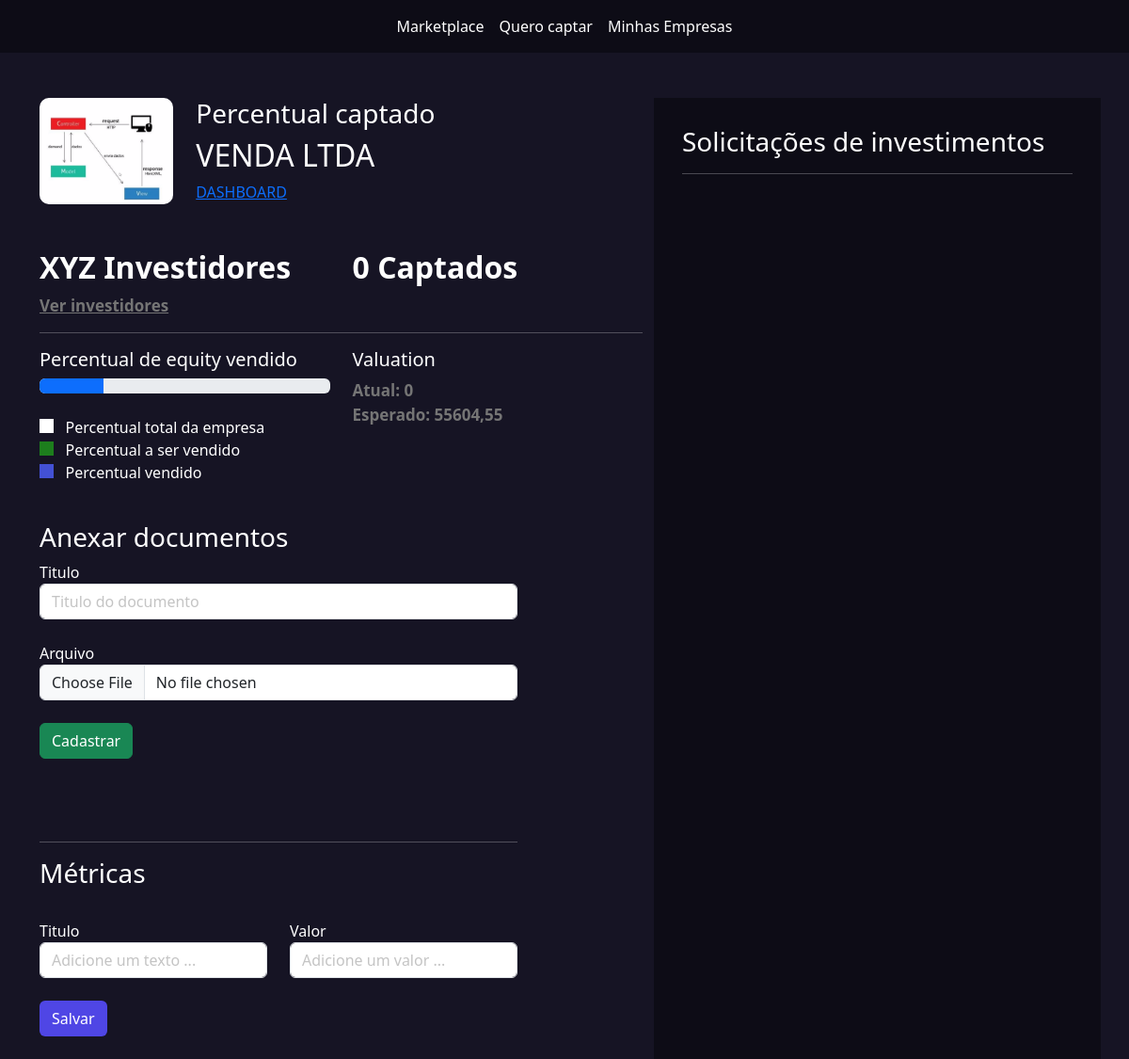
Page /empresarios/empresas/2/ (signed in) on the earlier database version.
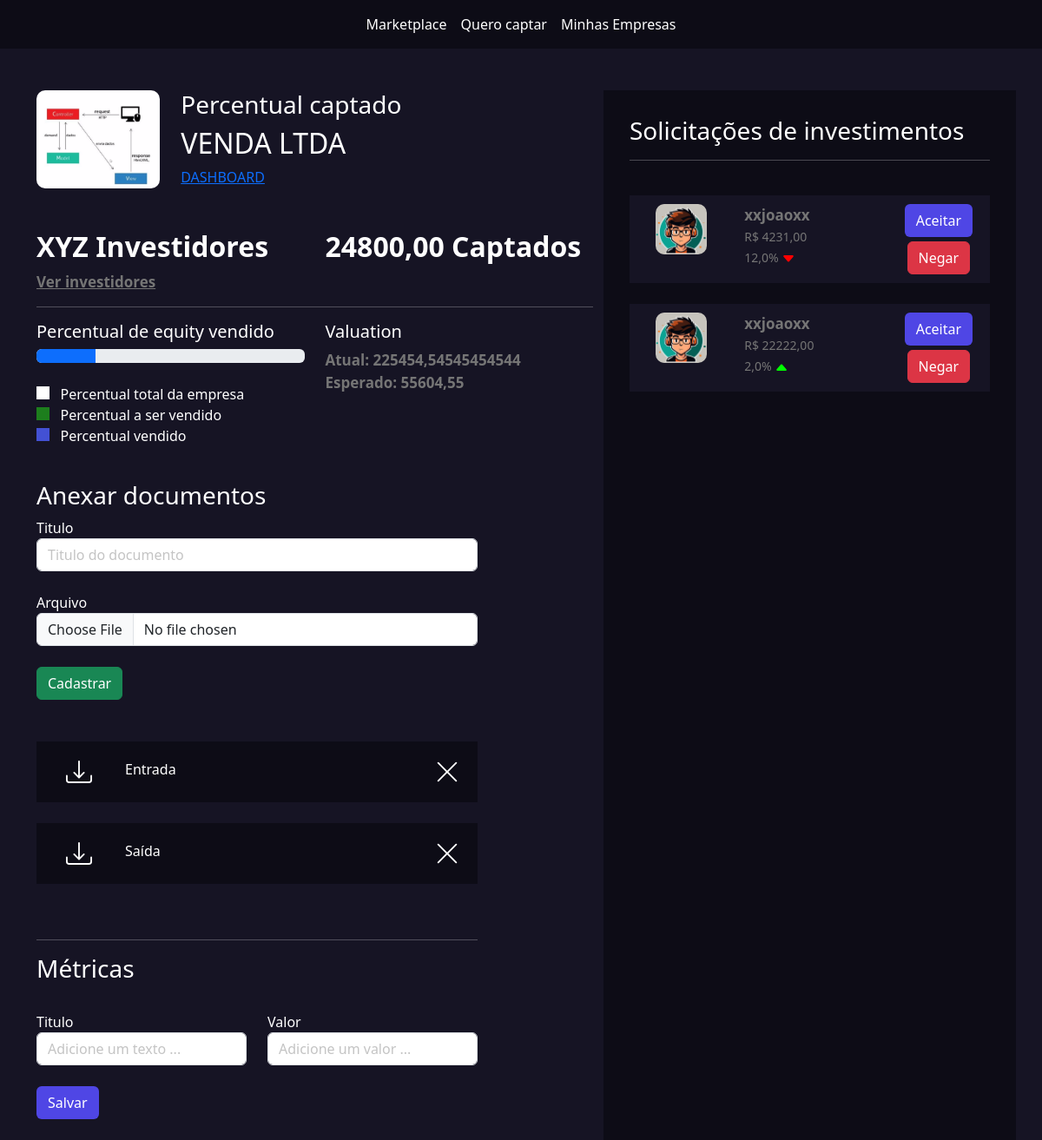
Same page on the later database version.
### empresarios/models.py (models this page shows, shortened)
class Empresa(models.Model):
    tempo_existencia_choices = (
        ('-6', 'Menos de 6 meses'),
        ('+6', 'Mais de 6 meses'),
        ('+1', 'Mais de 1 ano'),
        ('+5', 'Mais de 5 anos')
    )
    estagio_choices = (
        ('I', 'Tenho apenas uma idea'),
        ('MVP', 'Possuo um MVP'),
        ('MVPP', 'Possuo um MVP com clientes pagantes'),
        ('E', 'Empresa pronta para escalar'),
    )
    area_choices = (
        ('ED', 'Ed-tech'),
        ('FT', 'Fintech'),
        ('AT', 'Agrotech'),
    )
    user = models.ForeignKey(User, on_delete=models.DO_NOTHING)
    nome = models.CharField(max_length=50)
    cnpj = models.CharField(max_length=30)
    site = models.URLField()
    tempo_existencia = models.CharField(
        max_length=2, choices=tempo_existencia_choices, default='-6')
    descricao = models.TextField()
    data_final_captacao = models.DateField()
    percentual_equity = models.IntegerField()  # Percentual esperado
    estagio = models.CharField(
        max_length=4, choices=estagio_choices, default='I')
    area = models.CharField(max_length=3, choices=area_choices)
    publico_alvo = models.CharField(max_length=3)
    valor = models.DecimalField(max_digits=9, decimal_places=2)
    pitch = models.FileField(upload_to='pitchs')
    logo = models.FileField(upload_to='logo')
    @property
    def valuation(self):
        return float(f'{(100 * self.valor) / self.percentual_equity: .2f}')

class Documento(models.Model):
    empresa = models.ForeignKey(Empresa, on_delete=models.DO_NOTHING)
    titulo = models.CharField(max_length=50)
    arquivo = models.FileField(upload_to='documentos')

### investidores/models.py (models this page shows, shortened)
class PropostaInvestimento(models.Model):
    status_choices = (
        ('AS', 'Aguardando assinatura'),
        ('PE', 'Proposta enviada'),
        ('PA', 'Proposta aceita'),
        ('PR', 'Proposta recusada')
    )
    valor = models.DecimalField(max_digits=9, decimal_places=2)
    percentual = models.FloatField()
    empresa = models.ForeignKey(Empresa, on_delete=models.DO_NOTHING)
    investidor = models.ForeignKey(User, on_delete=models.DO_NOTHING)
    status = models.CharField(
        max_length=2, choices=status_choices, default='AS')
    selfie = models.FileField(upload_to='selfie', null=True, blank=True)
    rg = models.FileField(upload_to='rg', null=True, blank=True)
    data = models.DateField(auto_now_add=True)
    @property
    def valuation(self):
        return (100 * float(self.valor)) / float(self.percentual)

### empresarios/views.py (the view)
# urls.py: path('empresas/<int:id>/', views.empresa, name='empresa'),
def empresa(request, id: int):
    empresa = Empresa.objects.get(id=id)
    if not empresa.user == request.user:
        messages.add_message(request, constants.ERROR,
                             'Essa empresa não é sua.')
        return redirect(f'/empresarios/listar_empresas')
    if request.method == 'GET':
        documentos = Documento.objects.filter(empresa=empresa)
        percentual_vendido = 0
        for pi in PropostaInvestimento.objects.filter(status='PA'):
            percentual_vendido += pi.percentual
        total_captado = sum(PropostaInvestimento.objects.filter(
            status='PA').values_list('valor', flat=True))
        valuation_atual = (100 * float(total_captado) /
                           float(percentual_vendido)) if percentual_vendido != 0 else 0
        propostas_investimentos_enviadas = PropostaInvestimento.objects.filter(
            empresa=empresa).filter(status='PE')
        return render(request, 'empresa.html', {'empresa': empresa, 'documentos': documentos, 'propostas': propostas_investimentos_enviadas, 'total_captado': total_captado, 'valuation_atual': valuation_atual})
    elif request.method == 'POST':
        pass

### empresarios/templates/empresa.html (shortened to what this page needs)
{% extends "base.html" %}
{% load static %}
{% block 'head' %}
<link rel="stylesheet" href="{% static 'empresarios/css/listar_empresas.css' %}">
<link rel="stylesheet" href="{% static 'empresarios/css/empresa.css' %}">
<link rel="stylesheet" href="{% static 'usuarios/css/usuarios.css' %}">
{% endblock 'head' %}
{% block 'body' %}
    {% include "partials/barra_navegacao.html" %}
    <br><br>
    <div class="container">
        <div class="row">
            <div class="col-md-7">
                <div class="row">
                    <div class="col-md-3">
                        <img src="{{ empresa.logo.url }}" class="foto-empresa" alt="">
                    </div>
                    <div class="col-md">
                        <h3>Percentual captado</h3>
                        <h2>{{ empresa.nome }}</h2>
                        <a href="{% url 'dashboard' id=empresa.id %}" class="">DASHBOARD</a>
                    </div>
                </div>
                <br><br>
                <div class="row">
                    <div class="col-md">
                        <h2 class="titulo2">XYZ Investidores</h2>
                        <a href="#" class="sub-fonte">Ver investidores</a>
                    </div>
                    <div class="col-md">
                        <h2 class="titulo2">{{ total_captado }} Captados</h2>
                    </div>
                </div>
                <hr>
                <div class="row">
                    <div class="col-md">
                        <h5>Percentual de equity vendido</h5>
                        <div class="progress">
                            <div class="progress-bar bg-primary"
                                 style="width: {{ empresa.percentual_equity }}%"></div>
                        </div>
                        <br>
                        <label class="point-white"></label><span>&nbsp&nbsp Percentual total da empresa</span>
                        <br>
                        <label class="point-green"></label><span>&nbsp&nbsp Percentual a ser vendido</span>
                        <br>
                        <label class="point-blue"></label><span>&nbsp&nbsp Percentual vendido</span>
                    </div>
                    <div class="col-md">
                        <h5>Valuation</h5>
                        <span class="sub-fonte">Atual: {{ valuation_atual }}</span>
                        <br>
                        <span class="sub-fonte">Esperado: {{ empresa.valuation }}</span>
                    </div>
                    <div class="documentos">
                        <h3>Anexar documentos</h3>
                        <form action="{% url 'add_doc' empresa.id %}" method="POST" enctype='multipart/form-data'>
                            <label>Titulo</label>
                            <input type="text" name="titulo" class="form-control" placeholder="Titulo do documento">
                            <br>
                            <label>Arquivo</label>
                            <input type="file" name="arquivo" class="form-control">
                            <br>
                            <input type="submit" class="btn btn-success" value="Cadastrar">
                        </form>
                        <br><br>
                            {% for documento in documentos %}
                            <div class="list_documentos">
                                <div class="row">
                                    <div class="col-md-2" style="text-align: center">
                                        <a href="{{ documento.arquivo.url }}">
                                        </a>
                                    </div>
                                    <div class="col-md-6">{{ documento.titulo }}</div>
                                    <div class="col-md-4" style="text-align: right;">
                                        <a href="{% url 'excluir_doc' documento.id %}">
                                        </a>
                                    </div>
                                </div>
                            </div>
                            <br>
                            {% endfor %}
                        <br>
                        <hr>
                        <h3>Métricas</h3>
                        <br>
                        <div class="row">
                            <div class="col-md">
                                <form action="{% url 'add_metrica' id=empresa.id %}" method="POST">{% csrf_token %}
                                <label>Titulo</label>
                                <input type="text" class="form-control" name="titulo" placeholder="Adicione um texto ...">
                            </div>
                            <div class="col-md">
                                <label>Valor</label>
                                <input type="text" class="form-control" name="valor" placeholder="Adicione um valor ...">
                            </div>
                        </div>
                        <br>
                        <input type="submit" value="Salvar" class="btn btn-indigo-normal">
                        <br><br>
                    </div>
                </div>
            </div>
            <div class="col-md-5 dark-color intereses-investimentos">
                <h3>Solicitações de investimentos</h3>
                <hr>
                <br>
                    {% for proposta in propostas %}
                        <div class="bg-color-dark card-investimento">
                            <div class="row">
                                <div class="col-md">
                                    <img src="{% static 'geral\img\foto_perfil.png' %}" class="foto-perfil" alt="">
                                </div>
                                <div class="col-md-5" style="text-align: left">
                                    <span class="sub-fonte">{{ proposta.investidor.username }}</span>
                                    <br>
                                    <span class="sub-fonte2">R$ {{ proposta.valor }}</span>
                                    <br>
                                    <span class="sub-fonte2">{{ proposta.percentual }}%
                                        {% if proposta.valuation >= empresa.valuation %}
                                            <svg xmlns="http://www.w3.org/2000/svg" width="16" height="16" fill="currentColor" class="bi bi-caret-up-fill" style="color: #00ff00;" viewBox="0 0 16 16">
                                                <path d="m7.247 4.86-4.796 5.481c-.566.647-.106 1.659.753 1.659h9.592a1 1 0 0 0 .753-1.659l-4.796-5.48a1 1 0 0 0-1.506 0z"/>
                                            </svg>
                                        {% else %}
                                            <svg xmlns="http://www.w3.org/2000/svg" width="16" height="16" fill="currentColor" style="color: #ff0000;" class="bi bi-caret-down-fill" viewBox="0 0 16 16">
                                                <path d="M7.247 11.14 2.451 5.658C1.885 5.013 2.345 4 3.204 4h9.592a1 1 0 0 1 .753 1.659l-4.796 5.48a1 1 0 0 1-1.506 0z"/>
                                            </svg>
                                        {% endif %}
                                    </span>
                                </div>
                                <div class="col-md">
                                    <a href="{% url 'gerenciar_proposta' id=proposta.id %}?acao=aceitar" class="btn btn-indigo-normal">Aceitar</a>
                                    <br>
                                    <a href="{% url 'gerenciar_proposta' id=proposta.id %}?acao=rejeitar" style="margin-top: 5px;" class="btn btn-danger">Negar</a>
                                </div>
                            </div>
                        </div>
                        <br>
                    {% endfor %}
            </div>
        </div>
    </div>
{% endblock 'body' %}

### templates/base.html (shortened to what this page needs)
{% load static %}
<!doctype html>
<html lang="pt-br">
  <head>
    <link rel="stylesheet" href="{% static 'geral/css/base.css' %}">
    <link href="https://cdn.jsdelivr.net/npm/bootstrap@5.3.3/dist/css/bootstrap.min.css" rel="stylesheet">
    {% block 'head' %}{% endblock 'head' %}
  </head>
  <body>
    {% block 'body' %}{% endblock 'body' %}
  </body>
</html>

### templates/partials/barra_navegacao.html
<nav class="navbar navbar-expand-lg navbar-dark dark-color">
    <div class="container-fluid">
        <div class="collapse navbar-collapse justify-content-center" id="navbarNav">
        <ul class="navbar-nav">
            <li class="nav-item">
	            <a class="nav-link active" aria-current="page" href="{% url 'sugestao' %}">Marketplace</a>
            </li>
            <li class="nav-item">
	            <a class="nav-link active" href="{% url 'cadastrar_empresa' %}">Quero captar</a>
            </li>
            <li class="nav-item">
	            <a class="nav-link active" href="{% url 'listar_empresas' %}">Minhas Empresas</a>
            </li>
        </ul>
        </div>
    </div>
</nav>

### templates/static/geral/css/base.css (style rules this page uses)
:root { --main-color: #161424; --dark-color: #0D0C16; --contrast-color: #4F46E5; }
body { color: white !important; background-color: var(--main-color) !important; }
.bg-color-dark { background-color: var(--main-color); }
.dark-color { background-color: var(--dark-color); color: white !important; }

### templates/static/empresarios/css/empresa.css (style rules this page uses)
.intereses-investimentos { min-height: 80vh; padding: 30px }
.card-investimento { padding: 10px; text-align: center; vertical-align: middle; }
.foto-perfil { width: 60%; border-radius: 10px; }
.foto-empresa { width: 100%; border-radius: 10px; }
.sub-fonte { color:rgb(117, 117, 117); font-size: 17px; font-weight: bold; }
.sub-fonte2 { color:rgb(117, 117, 117); font-size: 14px; }
.titulo2 { font-weight: bold; }
.point-white { width: 15px; height: 15px; background-color: white; }
.point-green { width: 15px; height: 15px; background-color: #1d7e1d; }
.point-blue { width: 15px; height: 15px; background-color: #4351d4; }
.documentos { width: 80%; margin-top: 40px; }
.list_documentos { background-color: var(--dark-color); padding: 20px; }

### templates/static/usuarios/css/usuarios.css (style rules this page uses)
.btn-indigo-normal { background-color: var(--contrast-color); color: white; }

Differences in the rows shown:
added Documento: titulo "Entrada"
added Documento: titulo "Saída"
added PropostaInvestimento: investidor.username "xxjoaoxx", valor "4231,00", percentual "12,0"
added PropostaInvestimento: investidor.username "xxjoaoxx", valor "22222,00", percentual "2,0"
Other differences:
{{ total_captado }}: "0" → "24800,00"
{{ valuation_atual }}: "0" → "225454,54545454544"
